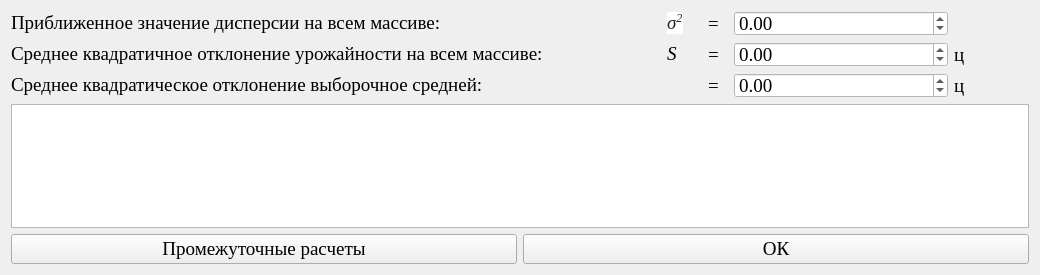
<?xml version="1.0" encoding="UTF-8"?>
<ui version="4.0">
 <class>Form</class>
 <widget class="QWidget" name="Form">
  <property name="geometry">
   <rect>
    <x>0</x>
    <y>0</y>
    <width>1040</width>
    <height>275</height>
   </rect>
  </property>
  <property name="minimumSize">
   <size>
    <width>1040</width>
    <height>275</height>
   </size>
  </property>
  <property name="maximumSize">
   <size>
    <width>1040</width>
    <height>275</height>
   </size>
  </property>
  <property name="windowTitle">
   <string>Оценка параметров распределения урожайности сахарной свеклы по данным выборки</string>
  </property>
  <property name="styleSheet">
   <string notr="true"/>
  </property>
  <layout class="QGridLayout" name="gridLayout_2">
   <item row="0" column="0" colspan="2">
    <layout class="QGridLayout" name="gridLayout">
     <item row="0" column="0">
      <layout class="QGridLayout" name="gridLayout_17">
       <item row="0" column="2">
        <widget class="QLabel" name="label_34">
         <property name="minimumSize">
          <size>
           <width>20</width>
           <height>0</height>
          </size>
         </property>
         <property name="maximumSize">
          <size>
           <width>20</width>
           <height>16777215</height>
          </size>
         </property>
         <property name="font">
          <font>
           <family>Times New Roman</family>
           <pointsize>14</pointsize>
          </font>
         </property>
         <property name="text">
          <string>=</string>
         </property>
        </widget>
       </item>
       <item row="0" column="3">
        <widget class="QDoubleSpinBox" name="doubleSpinBox_9">
         <property name="enabled">
          <bool>false</bool>
         </property>
         <property name="minimumSize">
          <size>
           <width>214</width>
           <height>25</height>
          </size>
         </property>
         <property name="maximumSize">
          <size>
           <width>16777215</width>
           <height>220</height>
          </size>
         </property>
         <property name="font">
          <font>
           <family>Times New Roman</family>
           <pointsize>14</pointsize>
          </font>
         </property>
         <property name="styleSheet">
          <string notr="true">color: black; background-color: white;</string>
         </property>
         <property name="decimals">
          <number>2</number>
         </property>
         <property name="minimum">
          <double>-999999999.000000000000000</double>
         </property>
         <property name="maximum">
          <double>999999999.000000000000000</double>
         </property>
         <property name="singleStep">
          <double>0.001000000000000</double>
         </property>
         <property name="value">
          <double>0.000000000000000</double>
         </property>
        </widget>
       </item>
       <item row="0" column="0">
        <widget class="QLabel" name="label_36">
         <property name="minimumSize">
          <size>
           <width>650</width>
           <height>0</height>
          </size>
         </property>
         <property name="maximumSize">
          <size>
           <width>16777215</width>
           <height>16777215</height>
          </size>
         </property>
         <property name="font">
          <font>
           <family>Times New Roman</family>
           <pointsize>14</pointsize>
          </font>
         </property>
         <property name="text">
          <string>&lt;html&gt;&lt;head/&gt;&lt;body&gt;&lt;p&gt;Приближенное значение дисперсии на всем массиве:&lt;/p&gt;&lt;/body&gt;&lt;/html&gt;</string>
         </property>
        </widget>
       </item>
       <item row="0" column="4">
        <widget class="QLabel" name="label_35">
         <property name="minimumSize">
          <size>
           <width>60</width>
           <height>0</height>
          </size>
         </property>
         <property name="maximumSize">
          <size>
           <width>16777215</width>
           <height>16777215</height>
          </size>
         </property>
         <property name="font">
          <font>
           <family>Times New Roman</family>
           <pointsize>14</pointsize>
          </font>
         </property>
         <property name="text">
          <string/>
         </property>
        </widget>
       </item>
       <item row="0" column="1">
        <widget class="QLabel" name="label_37">
         <property name="minimumSize">
          <size>
           <width>35</width>
           <height>0</height>
          </size>
         </property>
         <property name="maximumSize">
          <size>
           <width>35</width>
           <height>16777215</height>
          </size>
         </property>
         <property name="font">
          <font>
           <family>Times New Roman</family>
           <pointsize>14</pointsize>
           <italic>true</italic>
          </font>
         </property>
         <property name="text">
          <string>&lt;html&gt;&lt;head/&gt;&lt;body&gt;&lt;p&gt;&lt;span style=&quot; font-family:'times new roman'; color:#222222; background-color:#ffffff;&quot;&gt;σ&lt;/span&gt;&lt;span style=&quot; font-family:'times new roman'; color:#222222; background-color:#ffffff; vertical-align:super;&quot;&gt;2&lt;/span&gt;&lt;/p&gt;&lt;/body&gt;&lt;/html&gt;</string>
         </property>
        </widget>
       </item>
      </layout>
     </item>
     <item row="1" column="0">
      <layout class="QGridLayout" name="gridLayout_18">
       <item row="0" column="2">
        <widget class="QLabel" name="label_38">
         <property name="minimumSize">
          <size>
           <width>20</width>
           <height>0</height>
          </size>
         </property>
         <property name="maximumSize">
          <size>
           <width>20</width>
           <height>16777215</height>
          </size>
         </property>
         <property name="font">
          <font>
           <family>Times New Roman</family>
           <pointsize>14</pointsize>
          </font>
         </property>
         <property name="text">
          <string>=</string>
         </property>
        </widget>
       </item>
       <item row="0" column="3">
        <widget class="QDoubleSpinBox" name="doubleSpinBox_10">
         <property name="enabled">
          <bool>false</bool>
         </property>
         <property name="minimumSize">
          <size>
           <width>214</width>
           <height>25</height>
          </size>
         </property>
         <property name="maximumSize">
          <size>
           <width>16777215</width>
           <height>220</height>
          </size>
         </property>
         <property name="font">
          <font>
           <family>Times New Roman</family>
           <pointsize>14</pointsize>
          </font>
         </property>
         <property name="styleSheet">
          <string notr="true">color: black; background-color: white;</string>
         </property>
         <property name="decimals">
          <number>2</number>
         </property>
         <property name="minimum">
          <double>-999999999.000000000000000</double>
         </property>
         <property name="maximum">
          <double>999999999.000000000000000</double>
         </property>
         <property name="singleStep">
          <double>0.001000000000000</double>
         </property>
         <property name="value">
          <double>0.000000000000000</double>
         </property>
        </widget>
       </item>
       <item row="0" column="0">
        <widget class="QLabel" name="label_39">
         <property name="minimumSize">
          <size>
           <width>650</width>
           <height>0</height>
          </size>
         </property>
         <property name="maximumSize">
          <size>
           <width>16777215</width>
           <height>16777215</height>
          </size>
         </property>
         <property name="font">
          <font>
           <family>Times New Roman</family>
           <pointsize>14</pointsize>
          </font>
         </property>
         <property name="text">
          <string>&lt;html&gt;&lt;head/&gt;&lt;body&gt;&lt;p&gt;Среднее квадратичное отклонение урожайности на всем массиве:&lt;/p&gt;&lt;/body&gt;&lt;/html&gt;</string>
         </property>
        </widget>
       </item>
       <item row="0" column="4">
        <widget class="QLabel" name="label_40">
         <property name="minimumSize">
          <size>
           <width>60</width>
           <height>0</height>
          </size>
         </property>
         <property name="maximumSize">
          <size>
           <width>16777215</width>
           <height>16777215</height>
          </size>
         </property>
         <property name="font">
          <font>
           <family>Times New Roman</family>
           <pointsize>14</pointsize>
          </font>
         </property>
         <property name="text">
          <string>ц</string>
         </property>
        </widget>
       </item>
       <item row="0" column="1">
        <widget class="QLabel" name="label_41">
         <property name="minimumSize">
          <size>
           <width>35</width>
           <height>0</height>
          </size>
         </property>
         <property name="maximumSize">
          <size>
           <width>35</width>
           <height>16777215</height>
          </size>
         </property>
         <property name="font">
          <font>
           <family>Times New Roman</family>
           <pointsize>14</pointsize>
           <italic>true</italic>
          </font>
         </property>
         <property name="text">
          <string>&lt;html&gt;&lt;head/&gt;&lt;body&gt;&lt;p&gt;S&lt;/p&gt;&lt;/body&gt;&lt;/html&gt;</string>
         </property>
        </widget>
       </item>
      </layout>
     </item>
     <item row="2" column="0">
      <layout class="QGridLayout" name="gridLayout_19">
       <item row="0" column="2">
        <widget class="QLabel" name="label_42">
         <property name="minimumSize">
          <size>
           <width>20</width>
           <height>0</height>
          </size>
         </property>
         <property name="maximumSize">
          <size>
           <width>20</width>
           <height>16777215</height>
          </size>
         </property>
         <property name="font">
          <font>
           <family>Times New Roman</family>
           <pointsize>14</pointsize>
          </font>
         </property>
         <property name="text">
          <string>=</string>
         </property>
        </widget>
       </item>
       <item row="0" column="3">
        <widget class="QDoubleSpinBox" name="doubleSpinBox_11">
         <property name="enabled">
          <bool>false</bool>
         </property>
         <property name="minimumSize">
          <size>
           <width>214</width>
           <height>25</height>
          </size>
         </property>
         <property name="maximumSize">
          <size>
           <width>16777215</width>
           <height>220</height>
          </size>
         </property>
         <property name="font">
          <font>
           <family>Times New Roman</family>
           <pointsize>14</pointsize>
          </font>
         </property>
         <property name="styleSheet">
          <string notr="true">color: black; background-color: white;</string>
         </property>
         <property name="decimals">
          <number>2</number>
         </property>
         <property name="minimum">
          <double>-999999999.000000000000000</double>
         </property>
         <property name="maximum">
          <double>999999999.000000000000000</double>
         </property>
         <property name="singleStep">
          <double>0.001000000000000</double>
         </property>
         <property name="value">
          <double>0.000000000000000</double>
         </property>
        </widget>
       </item>
       <item row="0" column="0">
        <widget class="QLabel" name="label_43">
         <property name="minimumSize">
          <size>
           <width>650</width>
           <height>0</height>
          </size>
         </property>
         <property name="maximumSize">
          <size>
           <width>16777215</width>
           <height>16777215</height>
          </size>
         </property>
         <property name="font">
          <font>
           <family>Times New Roman</family>
           <pointsize>14</pointsize>
          </font>
         </property>
         <property name="text">
          <string>&lt;html&gt;&lt;head/&gt;&lt;body&gt;&lt;p&gt;Среднее квадратическое отклонение выборочное средней:&lt;/p&gt;&lt;/body&gt;&lt;/html&gt;</string>
         </property>
        </widget>
       </item>
       <item row="0" column="4">
        <widget class="QLabel" name="label_44">
         <property name="minimumSize">
          <size>
           <width>60</width>
           <height>0</height>
          </size>
         </property>
         <property name="maximumSize">
          <size>
           <width>16777215</width>
           <height>16777215</height>
          </size>
         </property>
         <property name="font">
          <font>
           <family>Times New Roman</family>
           <pointsize>14</pointsize>
          </font>
         </property>
         <property name="text">
          <string>ц</string>
         </property>
        </widget>
       </item>
       <item row="0" column="1">
        <widget class="QLabel" name="label_45">
         <property name="minimumSize">
          <size>
           <width>35</width>
           <height>0</height>
          </size>
         </property>
         <property name="maximumSize">
          <size>
           <width>35</width>
           <height>16777215</height>
          </size>
         </property>
         <property name="font">
          <font>
           <family>Times New Roman</family>
           <pointsize>14</pointsize>
           <italic>true</italic>
          </font>
         </property>
         <property name="text">
          <string>&lt;html&gt;&lt;head/&gt;&lt;body&gt;&lt;p&gt;&lt;img src=&quot;:/newPrefix/clip_image002.png&quot;/&gt;&lt;/p&gt;&lt;/body&gt;&lt;/html&gt;</string>
         </property>
        </widget>
       </item>
      </layout>
     </item>
     <item row="3" column="0">
      <widget class="QTextEdit" name="textEdit">
       <property name="font">
        <font>
         <family>Times New Roman</family>
         <pointsize>14</pointsize>
        </font>
       </property>
      </widget>
     </item>
    </layout>
   </item>
   <item row="1" column="0">
    <widget class="QPushButton" name="pushButton_2">
     <property name="font">
      <font>
       <family>Times New Roman</family>
       <pointsize>14</pointsize>
      </font>
     </property>
     <property name="styleSheet">
      <string notr="true"/>
     </property>
     <property name="text">
      <string>Промежуточные расчеты</string>
     </property>
    </widget>
   </item>
   <item row="1" column="1">
    <widget class="QPushButton" name="pushButton">
     <property name="font">
      <font>
       <family>Times New Roman</family>
       <pointsize>14</pointsize>
      </font>
     </property>
     <property name="styleSheet">
      <string notr="true"/>
     </property>
     <property name="text">
      <string>ОК</string>
     </property>
    </widget>
   </item>
  </layout>
 </widget>
 <resources>
  <include location="a.qrc"/>
 </resources>
 <connections/>
</ui>
